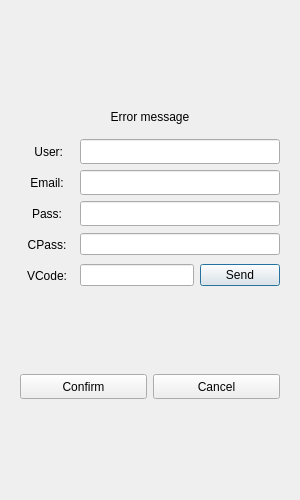
<?xml version="1.0" encoding="UTF-8"?>
<ui version="4.0">
 <class>RegisterDialog</class>
 <widget class="QDialog" name="RegisterDialog">
  <property name="geometry">
   <rect>
    <x>0</x>
    <y>0</y>
    <width>300</width>
    <height>500</height>
   </rect>
  </property>
  <property name="minimumSize">
   <size>
    <width>300</width>
    <height>500</height>
   </size>
  </property>
  <property name="maximumSize">
   <size>
    <width>300</width>
    <height>500</height>
   </size>
  </property>
  <property name="windowTitle">
   <string>Dialog</string>
  </property>
  <layout class="QHBoxLayout" name="horizontalLayout">
   <item>
    <layout class="QVBoxLayout" name="verticalLayout">
     <item>
      <widget class="QStackedWidget" name="stackedWidget">
       <property name="currentIndex">
        <number>0</number>
       </property>
       <widget class="QWidget" name="page">
        <layout class="QVBoxLayout" name="verticalLayout_2">
         <item>
          <spacer name="verticalSpacer">
           <property name="orientation">
            <enum>Qt::Orientation::Vertical</enum>
           </property>
           <property name="sizeHint" stdset="0">
            <size>
             <width>20</width>
             <height>40</height>
            </size>
           </property>
          </spacer>
         </item>
         <item>
          <widget class="QWidget" name="widget" native="true">
           <layout class="QVBoxLayout" name="verticalLayout_3">
            <item>
             <widget class="QLabel" name="err_tip">
              <property name="text">
               <string>Error message</string>
              </property>
              <property name="alignment">
               <set>Qt::AlignmentFlag::AlignCenter</set>
              </property>
             </widget>
            </item>
           </layout>
          </widget>
         </item>
         <item>
          <layout class="QHBoxLayout" name="horizontalLayout_2">
           <item>
            <widget class="QLabel" name="user_label">
             <property name="minimumSize">
              <size>
               <width>54</width>
               <height>25</height>
              </size>
             </property>
             <property name="maximumSize">
              <size>
               <width>54</width>
               <height>25</height>
              </size>
             </property>
             <property name="text">
              <string> User:</string>
             </property>
             <property name="alignment">
              <set>Qt::AlignmentFlag::AlignCenter</set>
             </property>
            </widget>
           </item>
           <item>
            <widget class="QLineEdit" name="user_edit">
             <property name="minimumSize">
              <size>
               <width>0</width>
               <height>25</height>
              </size>
             </property>
             <property name="maximumSize">
              <size>
               <width>16777215</width>
               <height>25</height>
              </size>
             </property>
            </widget>
           </item>
          </layout>
         </item>
         <item>
          <layout class="QHBoxLayout" name="horizontalLayout_3">
           <item>
            <widget class="QLabel" name="email_label">
             <property name="minimumSize">
              <size>
               <width>54</width>
               <height>25</height>
              </size>
             </property>
             <property name="maximumSize">
              <size>
               <width>54</width>
               <height>25</height>
              </size>
             </property>
             <property name="text">
              <string>Email:</string>
             </property>
             <property name="alignment">
              <set>Qt::AlignmentFlag::AlignCenter</set>
             </property>
            </widget>
           </item>
           <item>
            <widget class="QLineEdit" name="email_edit">
             <property name="minimumSize">
              <size>
               <width>0</width>
               <height>25</height>
              </size>
             </property>
             <property name="maximumSize">
              <size>
               <width>16777215</width>
               <height>25</height>
              </size>
             </property>
            </widget>
           </item>
          </layout>
         </item>
         <item>
          <layout class="QHBoxLayout" name="horizontalLayout_4">
           <item>
            <widget class="QLabel" name="pass_label">
             <property name="minimumSize">
              <size>
               <width>54</width>
               <height>25</height>
              </size>
             </property>
             <property name="maximumSize">
              <size>
               <width>54</width>
               <height>25</height>
              </size>
             </property>
             <property name="text">
              <string>Pass:</string>
             </property>
             <property name="alignment">
              <set>Qt::AlignmentFlag::AlignCenter</set>
             </property>
            </widget>
           </item>
           <item>
            <widget class="QLineEdit" name="pass_edit">
             <property name="minimumSize">
              <size>
               <width>0</width>
               <height>25</height>
              </size>
             </property>
             <property name="maximumSize">
              <size>
               <width>16777215</width>
               <height>25</height>
              </size>
             </property>
            </widget>
           </item>
          </layout>
         </item>
         <item>
          <layout class="QHBoxLayout" name="horizontalLayout_5">
           <item>
            <widget class="QLabel" name="confirm_label">
             <property name="minimumSize">
              <size>
               <width>54</width>
               <height>25</height>
              </size>
             </property>
             <property name="maximumSize">
              <size>
               <width>54</width>
               <height>25</height>
              </size>
             </property>
             <property name="text">
              <string>CPass:</string>
             </property>
             <property name="alignment">
              <set>Qt::AlignmentFlag::AlignCenter</set>
             </property>
            </widget>
           </item>
           <item>
            <widget class="QLineEdit" name="confirm_edit"/>
           </item>
          </layout>
         </item>
         <item>
          <layout class="QHBoxLayout" name="horizontalLayout_6">
           <item>
            <widget class="QLabel" name="varify_label">
             <property name="minimumSize">
              <size>
               <width>54</width>
               <height>25</height>
              </size>
             </property>
             <property name="maximumSize">
              <size>
               <width>54</width>
               <height>16777215</height>
              </size>
             </property>
             <property name="text">
              <string>VCode:</string>
             </property>
             <property name="alignment">
              <set>Qt::AlignmentFlag::AlignCenter</set>
             </property>
            </widget>
           </item>
           <item>
            <widget class="QLineEdit" name="varify_edit"/>
           </item>
           <item>
            <widget class="QPushButton" name="send_code">
             <property name="text">
              <string>Send</string>
             </property>
            </widget>
           </item>
          </layout>
         </item>
         <item>
          <spacer name="verticalSpacer_2">
           <property name="orientation">
            <enum>Qt::Orientation::Vertical</enum>
           </property>
           <property name="sizeHint" stdset="0">
            <size>
             <width>20</width>
             <height>40</height>
            </size>
           </property>
          </spacer>
         </item>
         <item>
          <layout class="QHBoxLayout" name="horizontalLayout_7">
           <item>
            <widget class="QPushButton" name="confirm_btn">
             <property name="minimumSize">
              <size>
               <width>0</width>
               <height>25</height>
              </size>
             </property>
             <property name="maximumSize">
              <size>
               <width>16777215</width>
               <height>25</height>
              </size>
             </property>
             <property name="text">
              <string>Confirm</string>
             </property>
            </widget>
           </item>
           <item>
            <widget class="QPushButton" name="cancel_btn">
             <property name="minimumSize">
              <size>
               <width>0</width>
               <height>25</height>
              </size>
             </property>
             <property name="maximumSize">
              <size>
               <width>16777215</width>
               <height>25</height>
              </size>
             </property>
             <property name="text">
              <string>Cancel</string>
             </property>
            </widget>
           </item>
          </layout>
         </item>
         <item>
          <spacer name="verticalSpacer_3">
           <property name="orientation">
            <enum>Qt::Orientation::Vertical</enum>
           </property>
           <property name="sizeHint" stdset="0">
            <size>
             <width>20</width>
             <height>40</height>
            </size>
           </property>
          </spacer>
         </item>
        </layout>
       </widget>
       <widget class="QWidget" name="page_2"/>
      </widget>
     </item>
    </layout>
   </item>
  </layout>
 </widget>
 <resources/>
 <connections/>
</ui>
